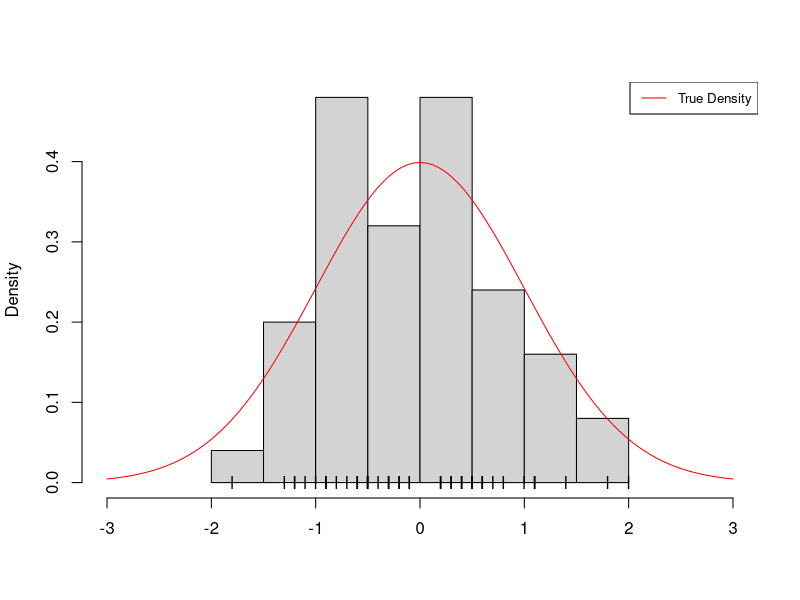
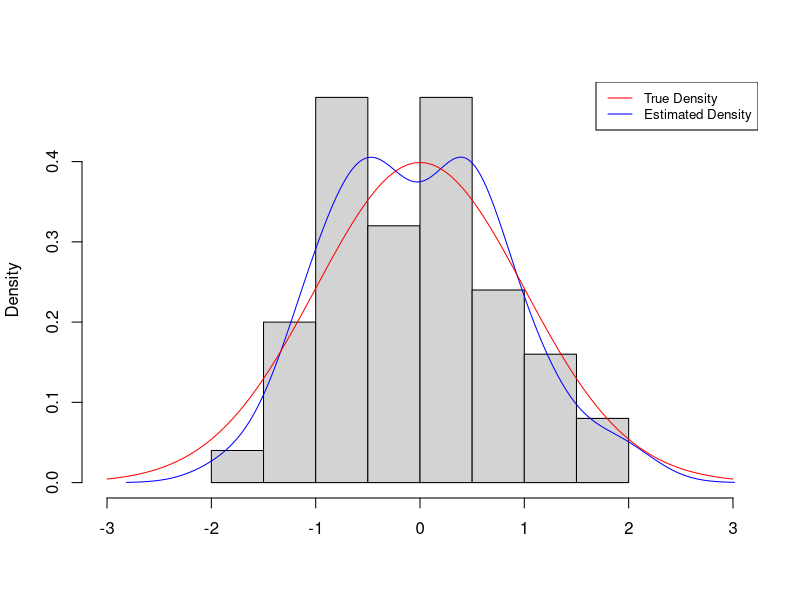

These charts were generated, in order, by the following R code:
rand <- round(rnorm(50, mean = 0, sd = 1), digits = 1)

hist(rand,freq = F, main = "", xlab = "", xlim = c(-3,3))
points(rand,rep(0,50),pch = "l")
curve(dnorm(x,0,1),add = T,col = "red")
legend(x = "topright",lty = 1 , 
       col = "red",legend = "True Density",cex = 0.8)

estimated <- density(rand)  # カーネル密度を求めた

hist(rand,freq = F,main="",xlab = "",xlim = c(-3,3))  # 用意したrand変数のヒストグラムを書いた
lines(estimated, col = "blue")  # 推定値の線を引いた
curve(dnorm(x,0,1),add = T,col = "red") # その上から本当の正規分布の関数の線をひいた
legend(x = "topright",lty = 1, col = c("red","blue"),legend = c("True Density","Estimated Density"),cex = 0.8)
head(data.frame(x = estimated$x, y = estimated$y))